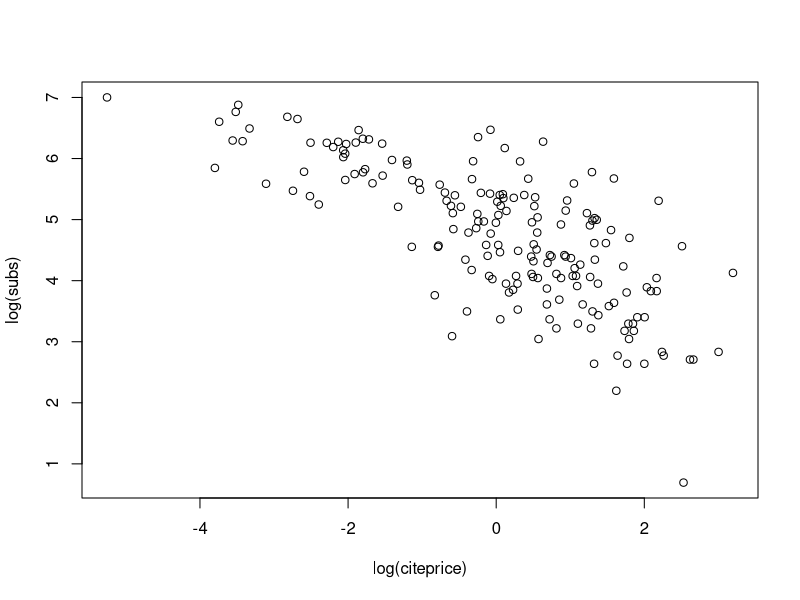
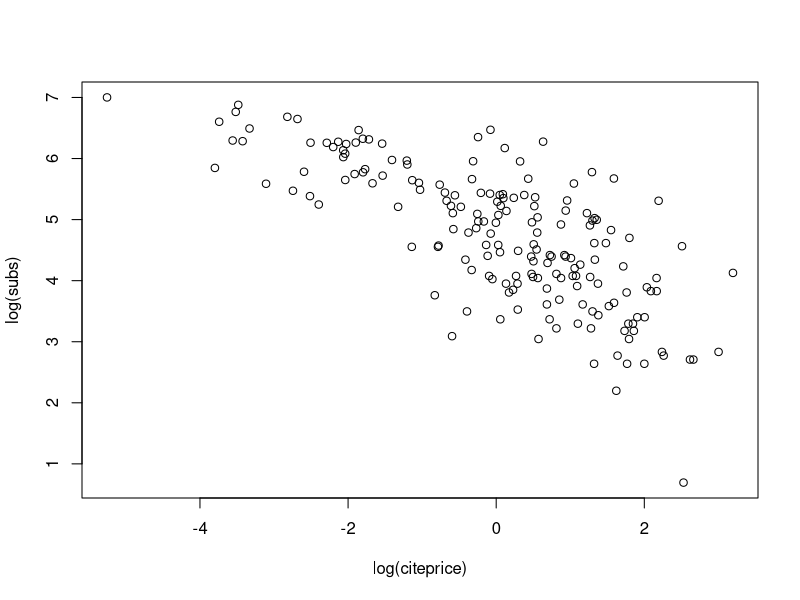
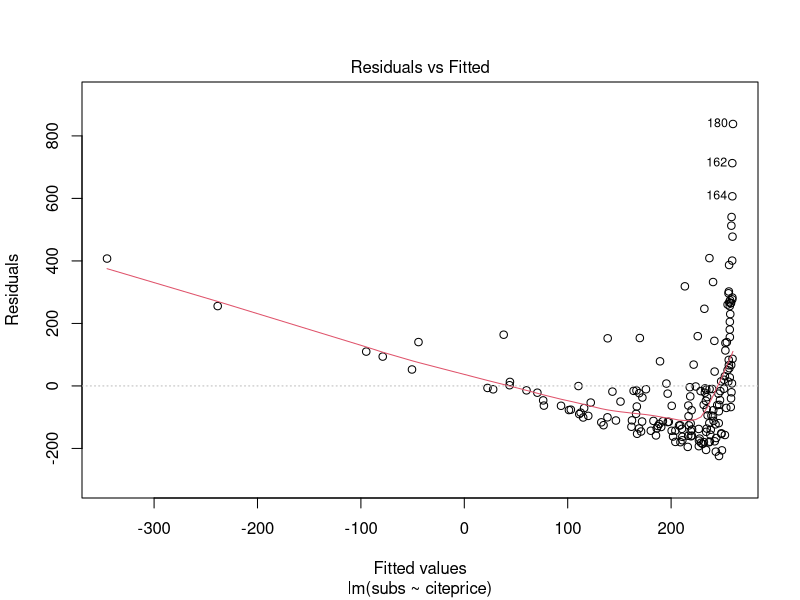
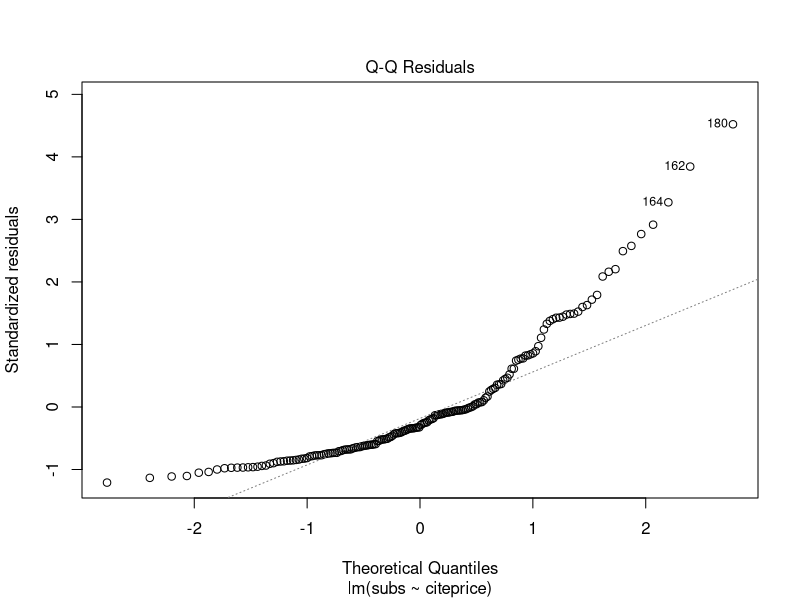
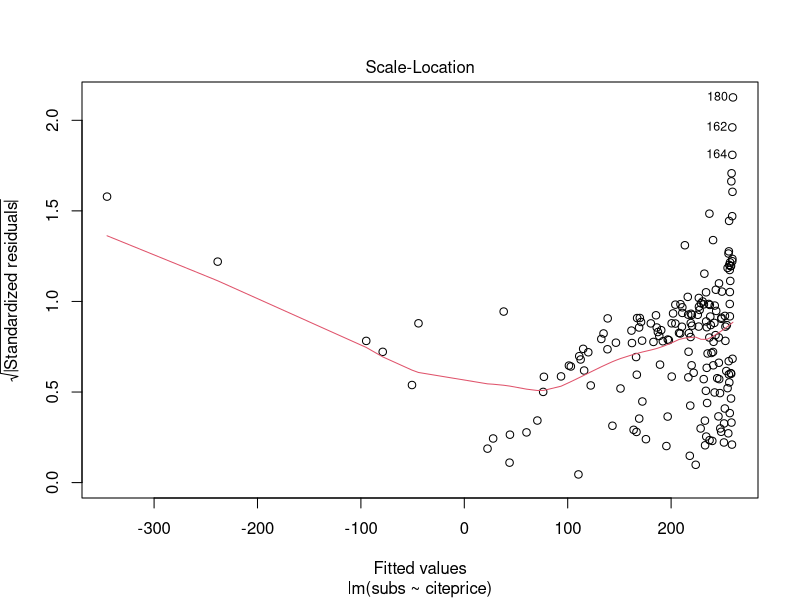
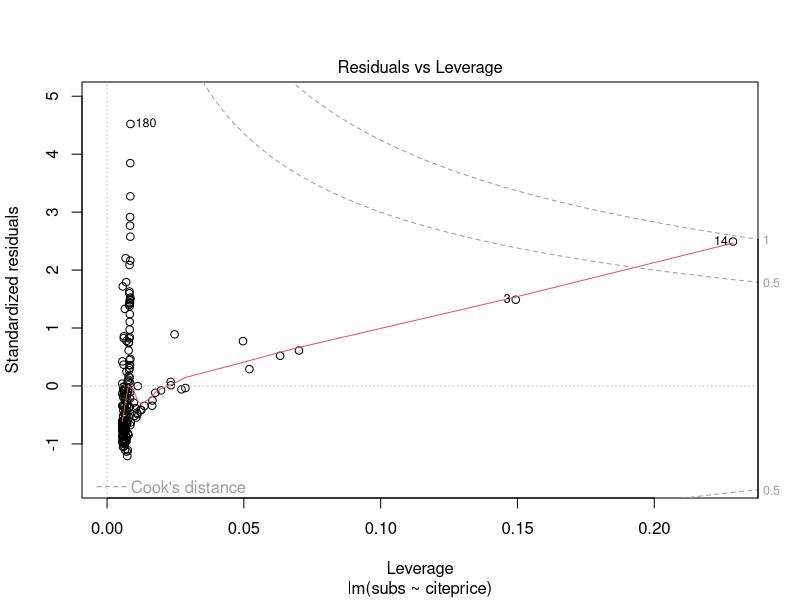
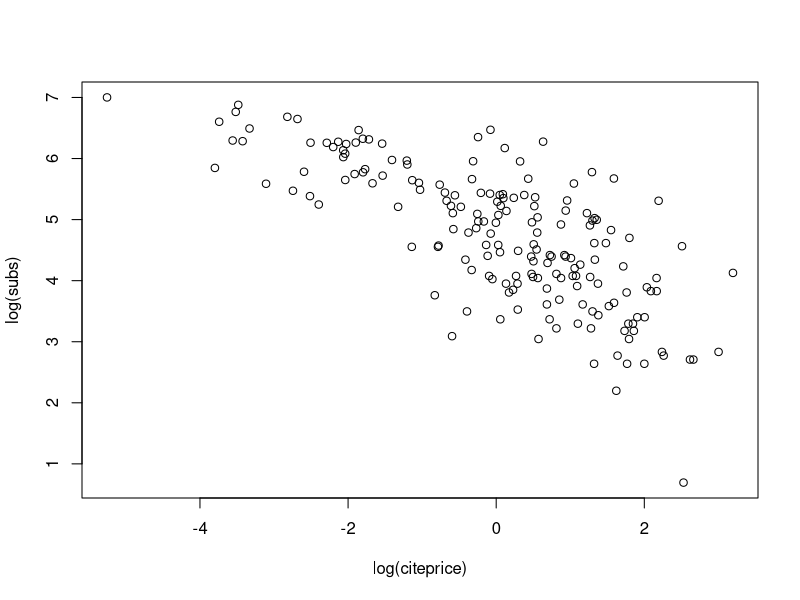
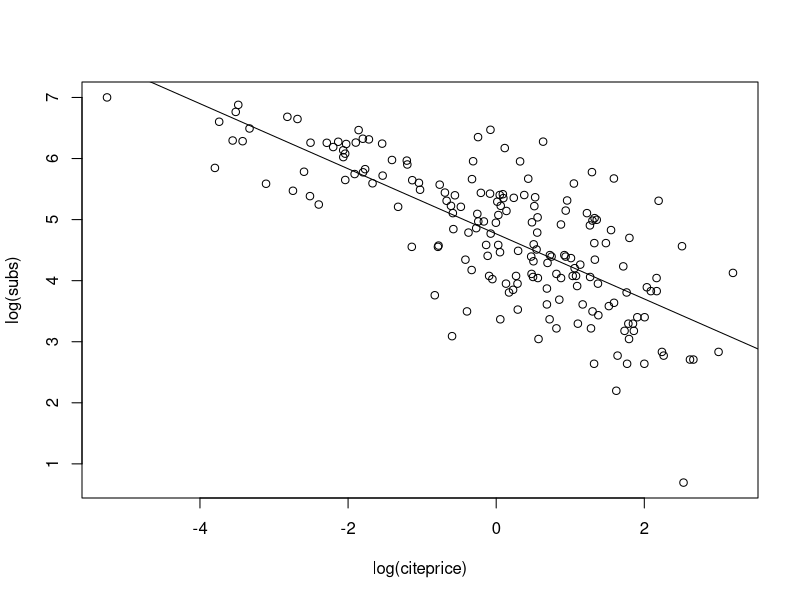

Write R code to recreate these figures, in order. (Note: this script raises an error after producing the figures.)
## ---- chunk 1
knitr::opts_chunk$set(echo = TRUE)
## ---- chunk 2
#source("isDsExists.R")
#install.packages("AER") #裝AER
#library("AER")
#data("Journals", package = "AER")
Journals<-read.csv("Journals.csv")
View(Journals)
journals<-Journals[,c("subs","price")]
journals$citeprice <- Journals$price/Journals$citations
summary(journals)
mm<-lm(subs ~ citeprice, data = journals)
mm
## ---- chunk 3
plot(log(subs) ~ log(citeprice), data = journals)
class(mm)
names(mm)

mm$model
str(mm$model)
## ---- chunk 4
plot(log(subs) ~ log(citeprice), data = journals)
## ---- chunk 5
mm<-lm(subs ~ citeprice, data = journals)
plot(mm)

## ---- chunk 6
nn<-plot(log(subs) ~ log(citeprice), data = journals)
abline(nn)
summary(nn)
## ---- chunk 7
plot(log(subs) ~ log(citeprice), data = journals)
jour_lm <- lm(log(subs) ~ log(citeprice), data = journals)
abline(jour_lm)
class(jour_lm)
names(jour_lm)
str(jour_lm)
summary(jour_lm)


## ---- chunk 8
jour_slm <- summary(jour_lm)
class(jour_slm)
names(jour_slm)
anova(jour_lm)
## ---- chunk 9
Journals<-read.csv("Journals.csv")
journals<-Journals[,c("subs","price")]
journals$citeprice <- Journals$price/Journals$citations
journals$lsubs<-log(journals$subs)
journals$lciteprice<-log(journals$citeprice)


plot(lsubs~lciteprice,data = journals)
jour_lm<-lm(lsubs~lciteprice,data = journals)
abline(jour_lm)
anova(jour_lm)

linearHypothesis(jour_lm,"lciteprice= -0.5")



coef(jour_lm)
confint(jour_lm, level = 0.95)
predict(jour_lm, newdata = data.frame(lciteprice = c(2.11,3)), interval = "confidence")
x<-predict(jour_lm, newdata = data.frame(lciteprice = c(2.11,3)),  interval = "prediction")

mydata <- seq(from = -4, to = 2, by = 0.25)
jour_pred <- predict(jour_lm, interval = "prediction",
  newdata = data.frame(lciteprice = mydata))  
plot(lsubs ~ lciteprice, data = journals)
lines(jour_pred[, 1] ~ mydata, col = 1)    
lines(jour_pred[, 2] ~ mydata, col = 1, lty = 2)
lines(jour_pred[, 3] ~ mydata, col = 1, lty = 2)
## ---- chunk 10



